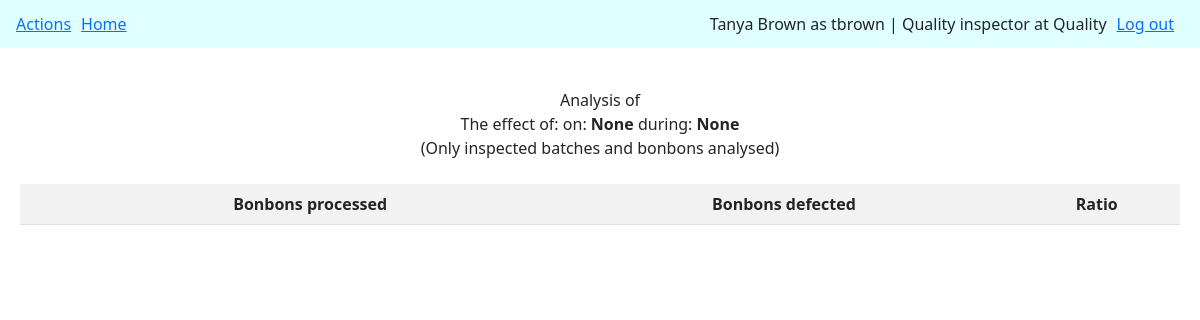
The app's page /analysis (signed in) with its own data.
### tables this page shows
CREATE TABLE users (id INTEGER PRIMARY KEY AUTOINCREMENT NOT NULL, username TEXT NOT NULL UNIQUE, hash TEXT NOT NULL UNIQUE, firstname TEXT NOT NULL, lastname TEXT NOT NULL, area TEXT NOT NULL, title TEXT NOT NULL, reg DATETIME);

### app.py (the view)
@app.route("/analysis")
@login_required
def analysis_data():
    return analysis()

### features.py (called while the page is built, shortened)
def analysis():
    param = request.args.get("parameter")
    defect = request.args.get("defect")
    process = request.args.get("process")
    values = []
    results = []
    parameter = ""
    return render_template(
        "analysis.html",
        parameter=parameter,
        defect=defect,
        proc=process,
        results=results,
    )

### function.py (called while the page is built)
def login_required(f):
    @wraps(f)
    def decorated_function(*args, **kwargs):
        if session.get("user_id") is None:
            return redirect("/login")
        return f(*args, **kwargs)
    return decorated_function

### helpers.py (called while the page is built)
def dict_factory(cursor, row):
    d = {}
    for idx, col in enumerate(cursor.description):
        d[col[0]] = row[idx]
    return d

### templates/analysis.html (shortened to what this page needs)
{% extends "layout.html" %}
{% block body %}
Analysis of<br>
The effect of: <strong>{{ parameter }}</strong> on: <strong>{{ defect }}</strong>
{% if parameter != "Line" %}
during: <strong>{{ proc }}</strong>
{% endif %}
<br>
(Only inspected batches and bonbons analysed)
<br><br>
<table class="table table-hover table-striped" style="text-align: center">
    <tr>
        <th>
        </th>
        <th>Bonbons processed</th>
        <th>Bonbons defected</th>
        <th>Ratio</th>
    </tr>
</table>
{% endblock %}

### templates/layout.html (shortened to what this page needs)
<!DOCTYPE html>
<html lang="en">
    <head>
        <link href="https://cdn.jsdelivr.net/npm/bootstrap@5.2.3/dist/css/bootstrap.min.css" rel="stylesheet">
        <link href="static\styles.css" rel="stylesheet">
    </head>
    <body>
        <div name="toolbar">
            <nav class="navbar navbar-expand-lg" style="background-color: lightcyan">
                <div class="container-fluid">
                    {% if userdata %}
                    <ul class="m-1 nav">
                        <li>
                            <a data-bs-toggle="offcanvas" href="#offcanvasExample" role="button" style="margin-right: 10px" aria-controls="offcanvasExample">Actions</a>
                        </li>
                        <li>
                            <a href="/home">Home</a>
                        </li>
                    </ul>
                    <ul class="d-flex m-1 nav">
                        <li>
                            {{ userdata["firstname"] }} {{ userdata["lastname"] }} as {{ userdata["username"] }} | {{ userdata["title"] }} at {{ userdata["area"] }}
                        </li>
                        <li>
                            <a href="/logout" style="margin: 10px">Log out</a>
                        </li>
                    </ul>
                {% endif %}
            </nav>
        </div>
        <div style="height: 20px; padding: 5px; text-align: center">
        </div>
        <div style="padding: 20px; text-align: center">
            {% block body %}
            {% endblock %}
        </div>
    </body>
</html>

### records on screen
users: firstname "Tanya", lastname "Brown", username "tbrown", title "Quality inspector", area "Quality"

### other values on screen
{{ defect }} "None"
{{ proc }} "None"
